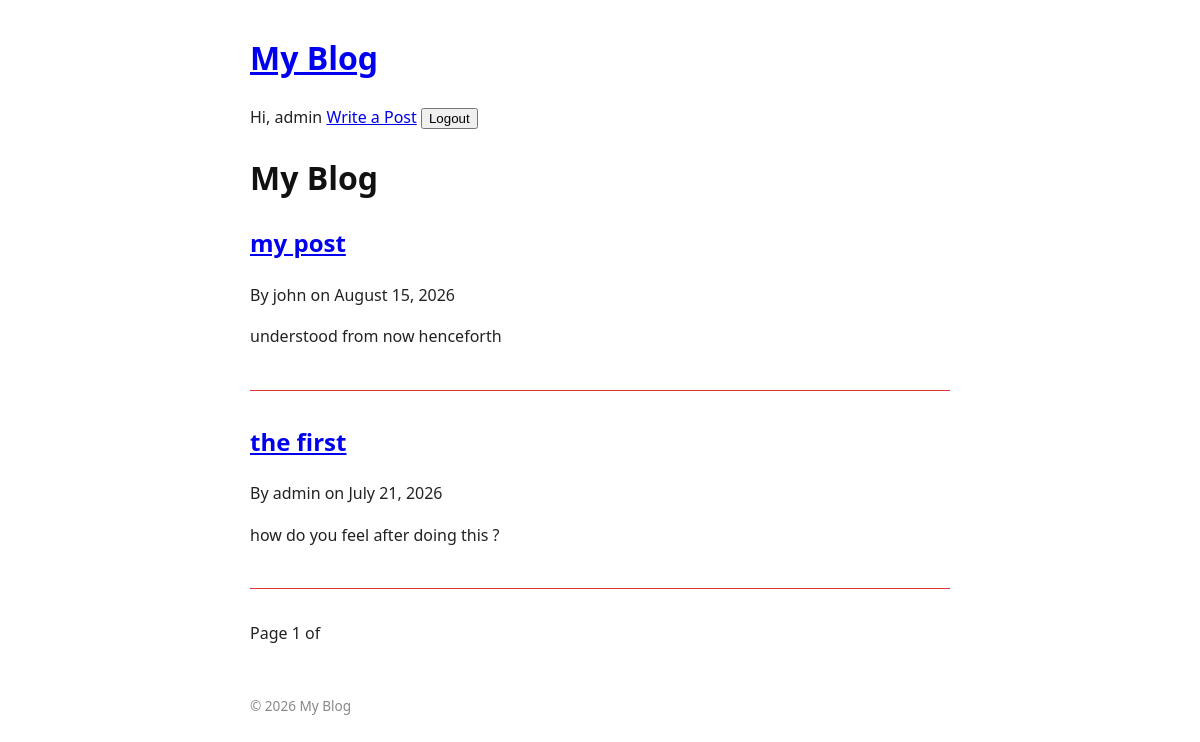
Page /blog/ (signed in) on the committed database.
### blog/models.py (models this page shows)
class Post(models.Model):
    title = models.CharField(max_length=200)
    slug = models.SlugField(max_length=200, unique=True, help_text="A slug is a short label for something, containing only letters, numbers, underscores or hyphens. They’re generally used in URLs.")
    author = models.ForeignKey(User, on_delete=models.CASCADE, related_name='Posts')
    content = models.TextField()
    created_at = models.DateTimeField(auto_now_add=True)
    updated_at = models.DateTimeField(auto_now=True)
    published_at = models.DateTimeField(default=timezone.now)
    is_published = models.BooleanField(default=True)

### blog/views.py (the view)
# urls.py: path('', views.post_list, name='post_list'),
def post_list(request):
    posts_qs = Post.objects.filter(is_published=True).order_by('-published_at')
    paginator = Paginator(posts_qs, 5) # Show 5 posts per page
    page_number = request.GET.get('page')
    posts = paginator.get_page(page_number)
    return render(request, 'blog/post_list.html', {'posts':posts})

### blog/templates/blog/post_list.html (shortened to what this page needs)
{% extends 'blog/base.html' %} {% block title %} My Blog - Home {% endblock %}
{% block content %} {% for post in posts %}
<article>
  <h2>
    <a href="{% url 'post_detail' post.slug %}">{{ post.title }}</a>
  </h2>
  <p>By {{post.author}} on {{ post.published_at|date:"F j, Y"}}</p>
  <p>{{ post.content|truncatewords:30 }}</p>
</article>
{% empty %}
<p>No posts yet</p>
{% endfor %}
<nav>
  <span> Page {{ posts.number }} of {{ posts.paginator.num_page }} </span>
</nav>
{% endblock %}

### blog/templates/blog/base.html (shortened to what this page needs)
{% load static %}
<!doctype html>
<html lang="en">
  <head>
    <link rel="stylesheet" href="{% static 'css/style.css' %}" />
    <h1><a href="{% url 'post_list'%}"> My Blog</a></h1>
    <nav>
      {% if user.is_authenticated %}
      <span>Hi, {{ user.username }}</span>
      <a href="{% url 'post_create' %}">Write a Post</a>
      <form method="post" action="{% url 'logout' %}" style="display: inline">
        <button type="submit">Logout</button>
        {% else %}
        <a href="{% url 'login' %}">Login</a>
        <a href="{% url 'register' %}">register</a>
        {% endif %}
      </form>
    </nav>
  </head>
  <body>
    <header>
      <h1><a href="{% url 'post_list'%}"> My Blog</a></h1>
    </header>
    <main>{% block content %} {% endblock %}</main>
    <footer>
      <p>&copy; 2026 My Blog</p>
    </footer>
  </body>
</html>

### static/css/style.css (style rules this page uses)
body { font-family: system-ui, sans-serif; max-width: 700px; margin: 2rem auto; padding: 0 1rem; line-height: 1.6; color: #222; }
header h1 a { text-decoration: none; color: #111; }
article { margin-bottom: 2rem; padding-bottom: 1.5rem; border-bottom: 1px solid #db3636; }
article h2 { text-decoration: none; color: #1a1a1a; }
footer { margin-top: 3rem; font-size: 0.85rem; color: #888; }

### rows in the picture
Post: title "my post", author "john", published_at "August 15, 2026", content "understood from now henceforth"
Post: title "the first", author "admin", published_at "July 21, 2026", content "how do you feel after doing this ?"

### other values in the picture
{{ user.username }} "admin"
{{ posts.number }} "1"
